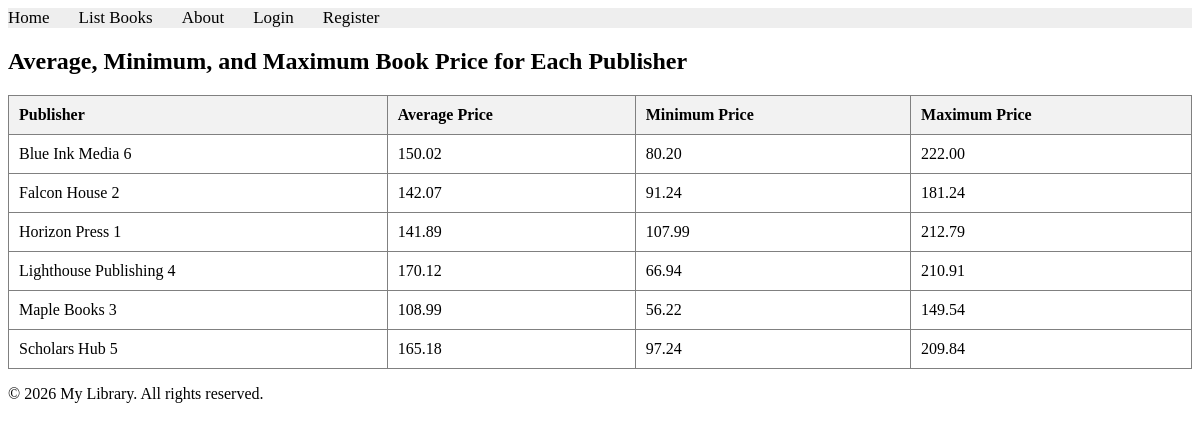
Screenshot of /books/lab9/task4 with the database file from the repository.
### apps/bookmodule/models.py (models this page shows, shortened)
class Publisher(models.Model):
    name = models.CharField(max_length=200)
    location = models.CharField(max_length=300)

### apps/bookmodule/views.py (the view)
# urls.py: path('lab9/task4', views.lab9_task4, name="books.lab9_task4"),
def lab9_task4(request):
    publishers = Publisher.objects.annotate(
        average_price=Avg('book__price'),
        min_price=Min('book__price'),
        max_price=Max('book__price'),
    ).filter(book__isnull=False).distinct().order_by('name')
    return render(
        request,
        'bookmodule/lab9_task4.html',
        {'publishers': publishers},
    )

### apps/templates/bookmodule/lab9_task4.html (shortened to what this page needs)
{% extends "layouts/base.html" %}
{% block content %}
<h2>Average, Minimum, and Maximum Book Price for Each Publisher</h2>
<table border="1" style="width: 100%; border-collapse: collapse; margin-top: 20px;">
    <thead>
        <tr style="background-color: #f2f2f2; text-align: left;">
            <th style="padding: 10px;">Publisher</th>
            <th style="padding: 10px;">Average Price</th>
            <th style="padding: 10px;">Minimum Price</th>
            <th style="padding: 10px;">Maximum Price</th>
        </tr>
    </thead>
    <tbody>
        {% for publisher in publishers %}
        <tr>
            <td style="padding: 10px;">{{ publisher.name }}</td>
            <td style="padding: 10px;">{{ publisher.average_price|floatformat:2 }}</td>
            <td style="padding: 10px;">{{ publisher.min_price|floatformat:2 }}</td>
            <td style="padding: 10px;">{{ publisher.max_price|floatformat:2 }}</td>
        </tr>
        {% empty %}
        <tr>
            <td colspan="4" style="text-align: center; padding: 10px;">No publishers with books found.</td>
        </tr>
        {% endfor %}
    </tbody>
</table>
{% endblock content %}

### rows the page displays
Publisher: name "Blue Ink Media 6", average_price "150.02", min_price "80.20", max_price "222.00"
Publisher: name "Falcon House 2", average_price "142.07", min_price "91.24", max_price "181.24"
Publisher: name "Horizon Press 1", average_price "141.89", min_price "107.99", max_price "212.79"
Publisher: name "Lighthouse Publishing 4", average_price "170.12", min_price "66.94", max_price "210.91"
Publisher: name "Maple Books 3", average_price "108.99", min_price "56.22", max_price "149.54"
Publisher: name "Scholars Hub 5", average_price "165.18", min_price "97.24", max_price "209.84"
